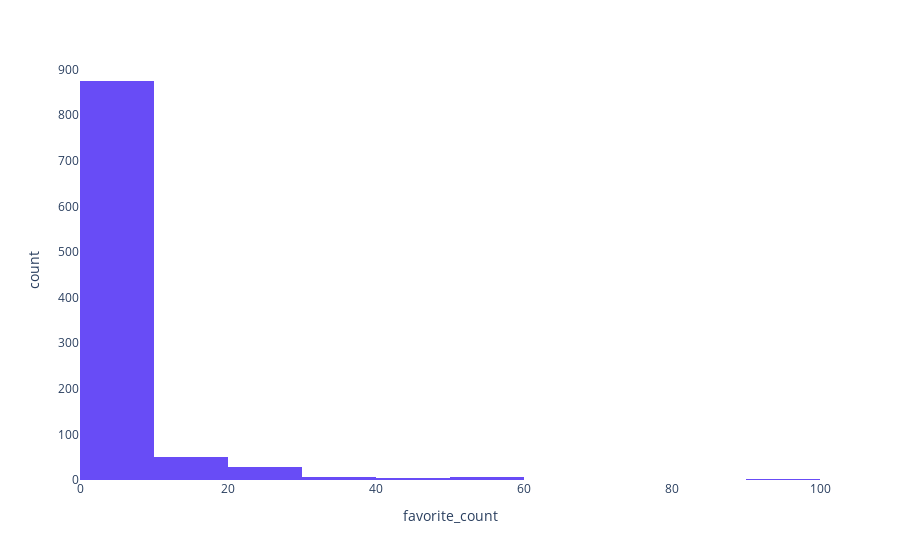

The notebook cell saved with this chart:
### Code cell
count, limits = np.histogram(df.select('favorite_count').toPandas(), bins=4000)
fig = px.histogram(x=(limits[:-1] + limits[1:]) / 2 + 2, y=count, nbins=4000, range_x=[0, 100])
fig.update_xaxes(title='favorite_count').update_yaxes(title='count')

### Figure 1 — Plotly figure (JSON) as saved in the notebook; plotly's stock layout.template omitted (floating-point values rounded to 4 significant figures; data arrays with more than 128 entries replaced by an {"elided": "..."} marker saying what was removed)
{"data": [{"alignmentgroup": "True", "bingroup": "x", "histfunc": "sum", "hovertemplate": "x=%{x}<br>sum of y=%{y}<extra></extra>", "legendgroup": "", "marker": {"color": "#684cf6", "pattern": {"shape": ""}}, "name": "", "nbinsx": 4000, "offsetgroup": "", "orientation": "v", "showlegend": false, "type": "histogram", "x": {"elided": "4000 float values"}, "xaxis": "x", "y": {"elided": "4000 int values"}, "yaxis": "y"}], "layout": {"barmode": "relative", "legend": {"tracegroupgap": 0}, "margin": {"t": 60}, "xaxis": {"anchor": "y", "domain": [0, 1], "range": [0, 100], "title": {"text": "favorite_count"}}, "yaxis": {"anchor": "x", "domain": [0, 1], "title": {"text": "count"}}}}
